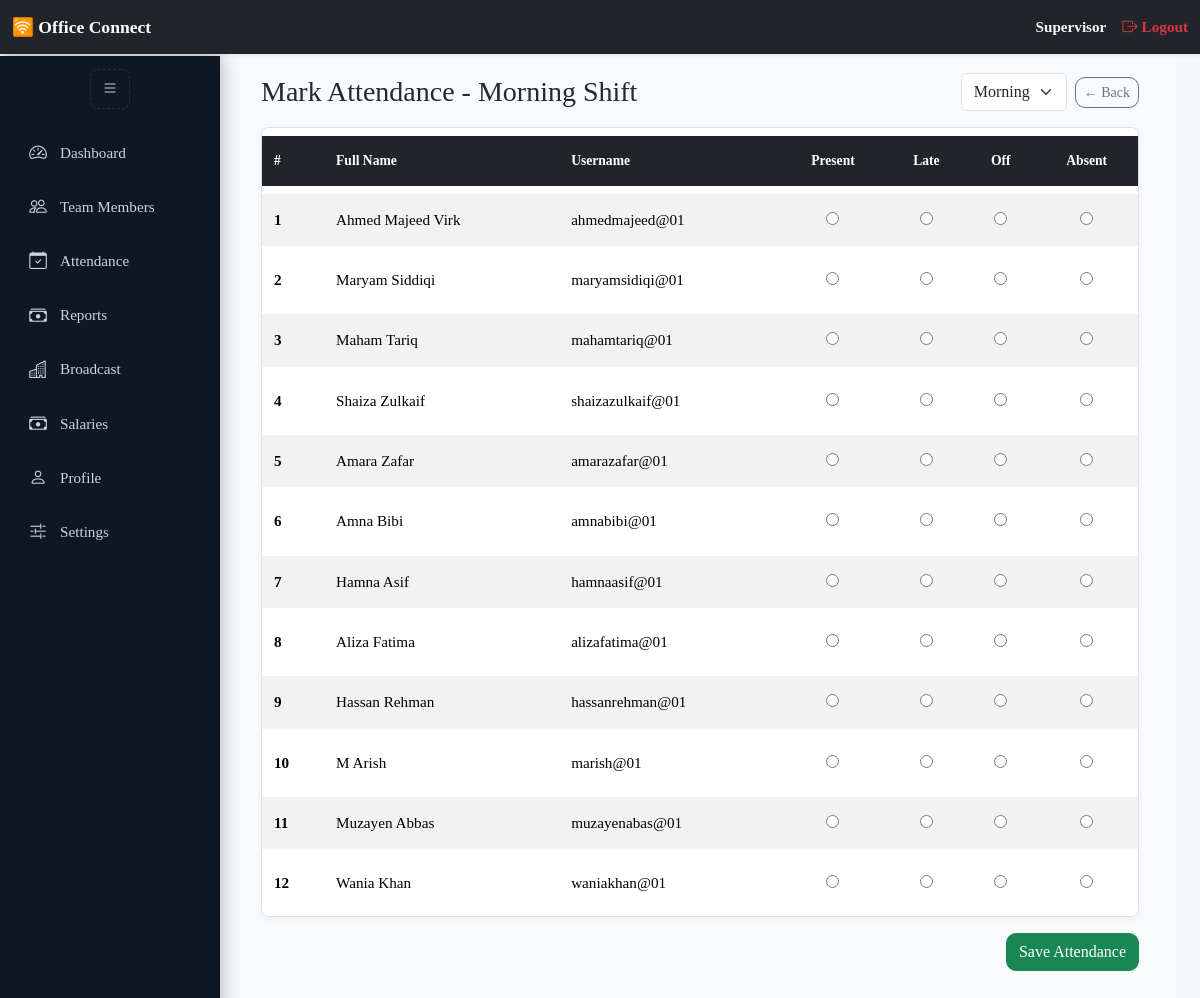
The app's page /supervisor/mark_attendance (signed in) with its own data.
### app/models.py (models this page shows, shortened)
class User(db.Model, UserMixin):
    __tablename__ = 'users'
    id = db.Column(db.Integer, primary_key=True)
    first_name = db.Column(db.String(50), nullable=True)
    last_name = db.Column(db.String(50), nullable=True)
    username = db.Column(db.String(64), unique=True, nullable=False)
    email = db.Column(db.String(120), unique=True)
    password_hash = db.Column(db.String(128), nullable=False)
    shift = db.Column(db.String(20), nullable=True)
    role = db.Column(db.String(20), nullable=False, default='agent')
    cnic = db.Column(db.String(20), nullable=True)
    company_id = db.Column(db.Integer, db.ForeignKey('companies.id'))
    company = db.relationship('Company', back_populates='users')
    salary = db.Column(db.Float, nullable=True, default=0.0)
    is_active_db = db.Column(db.Boolean, default=True)
    created_at = db.Column(db.DateTime, default=datetime.utcnow)
    travel_allowance_eligible = db.Column(db.Boolean, default=False)
    travel_allowance_amount = db.Column(db.Integer, nullable=True)
    father_name = db.Column(db.String(100), nullable=True)
    current_address = db.Column(db.String(255), nullable=True)
    permanent_address = db.Column(db.String(255), nullable=True)
    contact_number = db.Column(db.String(20), nullable=True)
    emergency_contact = db.Column(db.String(20), nullable=True)
    whatsapp_number = db.Column(db.String(20), nullable=True)
    blood_group = db.Column(db.String(10), nullable=True)
    resume_path = db.Column(db.String(255), nullable=True)  # Path to uploaded CV
    profile_picture = db.Column(db.String(255), nullable=True)
    cnic_front = db.Column(db.String(255), nullable=True)
    cnic_back = db.Column(db.String(255), nullable=True)
    guardian_cnic_front = db.Column(db.String(255), nullable=True)
    guardian_cnic_back = db.Column(db.String(255), nullable=True)
    profile_locked = db.Column(db.Boolean, default=False)
    penalties = db.relationship('Penalty', backref='user', foreign_keys='Penalty.user_id', lazy=True)
    marked_penalties = db.relationship('Penalty', backref='marker', foreign_keys='Penalty.marked_by', lazy=True)
    clearances = db.relationship('Clearance', backref='user', foreign_keys='Clearance.user_id', lazy=True)
    marked_clearances = db.relationship('Clearance', backref='marker', foreign_keys='Clearance.marked_by', lazy=True)
    @property
    def is_active(self):
        if self.username.lower() == "admin":
            return True
        return self.is_active_db
    def user_full_name(self):
        return f"{self.first_name or ''} {self.last_name or ''}".strip()

### app/routes/supervisor_routes.py (the view, shortened to what this page needs)
@supervisor_bp.route('/mark_attendance', methods=['GET', 'POST'])
@login_required
def mark_attendance():
    shift = request.args.get('shift', 'morning')
    search = request.args.get('search', '').strip()
    if current_user.role != 'supervisor':
        flash("Access denied.", "danger")
        return redirect(url_for('auth.login'))
    query = User.query.filter(
        User.company_id == current_user.company_id,
        User.role.in_(['agent', 'supervisor']),
        User.shift == shift
    )
    if search:
        query = query.filter(
            (User.username.ilike(f"%{search}%")) |
            (User.first_name.ilike(f"%{search}%")) |
            (User.last_name.ilike(f"%{search}%"))
        )
    users = query.all()
    today = date.today()
    clearances = Clearance.query.order_by(Clearance.date_added.desc()).limit(10).all()
    return render_template(
        'supervisor/mark_attendance.html',
        users=users,
        shift=shift,
        search=search,
        clearances=clearances
    )

### app/routes/auth_routes.py (called while the page is built)
@login_manager.user_loader
def load_user(user_id):
    return User.query.get(int(user_id))

### app/templates/supervisor/mark_attendance.html (shortened to what this page needs)
{% extends "dashboard_base.html" %}
{% block dashboard_content %}
<div class="container-fluid py-3">
    <div class="d-flex flex-column flex-md-row justify-content-between align-items-md-center mb-3 gap-2">
        <h3 class="mb-2 mb-md-0">Mark Attendance - {{ shift.capitalize() }} Shift</h3>
        <div class="d-flex gap-2 flex-wrap align-items-center">
            <form method="get" class="d-flex gap-2 align-items-center mb-0">
                <select name="shift" class="form-select" onchange="this.form.submit()">
                    <option value="morning" {% if shift=='morning' %}selected{% endif %}>Morning</option>
                </select>
            </form>
            <a href="{{ url_for('supervisor.attendance_dashboard') }}" class="btn btn-outline-secondary btn-sm">← Back</a>
        </div>
    </div>
    <form method="post">
        <div class="table-responsive">
            <table class="table table-striped table-bordered table-hover align-middle">
                <thead class="table-dark">
                    <tr>
                        <th>#</th>
                        <th>Full Name</th>
                        <th>Username</th>
                        <th class="text-center">Present</th>
                        <th class="text-center">Late</th>
                        <th class="text-center">Off</th>
                        <th class="text-center">Absent</th>
                    </tr>
                </thead>
                <tbody>
                    {% for user in users %}
                    <tr>
                        <th scope="row">{{ loop.index }}</th>
                        <td>{{ user.user_full_name() }}</td>
                        <td>{{ user.username }}</td>
                        <td class="text-center">
                            <input type="radio" name="status_{{ user.id }}" value="Present" {% if user.today_status=='Present' %}checked{% endif %}>
                        </td>
                        <td class="text-center">
                            <input type="radio" name="status_{{ user.id }}" value="Late" {% if user.today_status=='Late' %}checked{% endif %}>
                        </td>
                        <td class="text-center">
                            <input type="radio" name="status_{{ user.id }}" value="Off" {% if user.today_status=='Off' %}checked{% endif %}>
                        </td>
                        <td class="text-center">
                            <input type="radio" name="status_{{ user.id }}" value="Absent" {% if user.today_status=='Absent' %}checked{% endif %}>
                        </td>
                    </tr>
                    {% else %}
                    <tr>
                        <td colspan="7" class="text-center text-muted">No users found for this shift.</td>
                    </tr>
                    {% endfor %}
                </tbody>
            </table>
        </div>
        <div class="mt-3 text-end">
            <button type="submit" class="btn btn-success">Save Attendance</button>
        </div>
    </form>
</div>
{% endblock %}

### app/templates/partials/navbar.html (shortened to what this page needs)
<nav class="navbar navbar-dark bg-dark fixed-top shadow-sm py-2">
  <div class="container-fluid d-flex justify-content-between align-items-center">
    <div class="d-flex align-items-center">
      <a class="navbar-brand fw-semibold" href="/">🛜 Office Connect</a>
    </div>
    <div class="d-flex align-items-center flex-wrap text-end">
      <span class="text-light me-3 fw-semibold">{{ current_user.role|capitalize }}</span>
      <a class="nav-link text-danger fw-semibold d-flex align-items-center" href="{{ url_for('auth.logout') }}">
        <i class="bi bi-box-arrow-right"></i> Logout
      </a>
    </div>
  </div>
</nav>

### app/templates/base.html (style rules this page uses)
html, body { width: 100%; height: 100%; margin: 0; padding: 0; overflow-x: hidden; background-color: #f5f7fb; font-family: 'Times New Roman', Times, serif !important; color: #1f2937; line-height: 1.6; scroll-behavior: smooth; }
:root { --primary: #2563eb; --primary-dark: #1e3a8a; --accent: #16a34a; --card-bg: #ffffff; --muted: #64748b; --shadow-sm: 0 4px 10px rgba(0, 0, 0, 0.05); --shadow-md: 0 8px 20px rgba(0, 0, 0, 0.1); --bubble-hover: 0 8px 20px rgba(37, 99, 235, 0.12); }
.table { border-collapse: separate; border-spacing: 0 8px; width: 100%; table-layout: auto; }
.table thead { background: #f1f5f9; color: var(--primary-dark); text-transform: uppercase; font-size: 0.85rem; }
.table tbody tr { background: #fff; border-radius: 10px; transition: transform 0.25s ease, box-shadow 0.25s ease; }
.table th, .table td { vertical-align: middle; padding: 14px 12px; border: none; text-align: center; word-break: break-word; }
.btn { border-radius: 10px; font-family: 'Times New Roman', Times, serif; transition: all 0.25s ease; white-space: nowrap; }
.table-responsive { overflow-x: auto; }
.table td, .table th { white-space: nowrap; vertical-align: middle; }
body { padding-top: 56px; }

### app/templates/partials/navbar.html (style rules this page uses)
.navbar { font-family: 'Times New Roman', Times, serif; transition: all 0.3s ease; z-index: 1050; }
.navbar .navbar-brand { font-size: 1.1rem; white-space: nowrap; }
.navbar .text-light, .navbar .nav-link { font-size: 0.95rem; white-space: nowrap; }
.navbar .nav-link i { margin-right: 4px; }
body { padding-top: 8px; }
.navbar { z-index: 3000 !important; }

### app/templates/dashboard_base.html (style rules this page uses)
:root { --sidebar-bg: #0f1724; --sidebar-hover: #14243a; --accent: #2563eb; --muted: #cbd5e1; --header-h: 56px; --content-bg: #f8fafc; }
body { font-family: 'Times New Roman', Times, serif !important; margin: 0; overflow-x: hidden; }
.table th, .table td { text-align: left; vertical-align: middle; }
.table th { white-space: nowrap; }
.table-responsive { max-height: 72vh; overflow-y: auto; overflow-x: auto; border-radius: 8px; border: 1px solid #dee2e6; box-shadow: 0 2px 6px rgba(0,0,0,0.05); }
table { width: 100%; border-collapse: collapse; font-size: 0.95rem; text-align: left; background-color: #fff; }
thead th { position: sticky; top: 0; background-color: #212529; color: white; z-index: 10; font-weight: 600; text-transform: capitalize; white-space: nowrap; padding: 10px 12px; }
tbody td { padding: 80px 12px; border-bottom: 1px solid #dee2e6; vertical-align: middle; color: #333; }

### records on screen
User: role "Supervisor"
User: user_full_name "Ahmed Majeed Virk", username "ahmedmajeed@01"
User: user_full_name "Maryam Siddiqi", username "maryamsidiqi@01"
User: user_full_name "Maham Tariq", username "mahamtariq@01"
User: user_full_name "Shaiza Zulkaif", username "shaizazulkaif@01"
User: user_full_name "Amara Zafar", username "amarazafar@01"
User: user_full_name "Amna Bibi", username "amnabibi@01"
User: user_full_name "Hamna Asif", username "hamnaasif@01"
User: user_full_name "Aliza Fatima", username "alizafatima@01"
User: user_full_name "Hassan Rehman", username "hassanrehman@01"
User: user_full_name "M Arish", username "marish@01"
User: user_full_name "Muzayen Abbas", username "muzayenabas@01"
User: user_full_name "Wania Khan", username "waniakhan@01"

### other values on screen
{{ shift.capitalize() }} "Morning"
